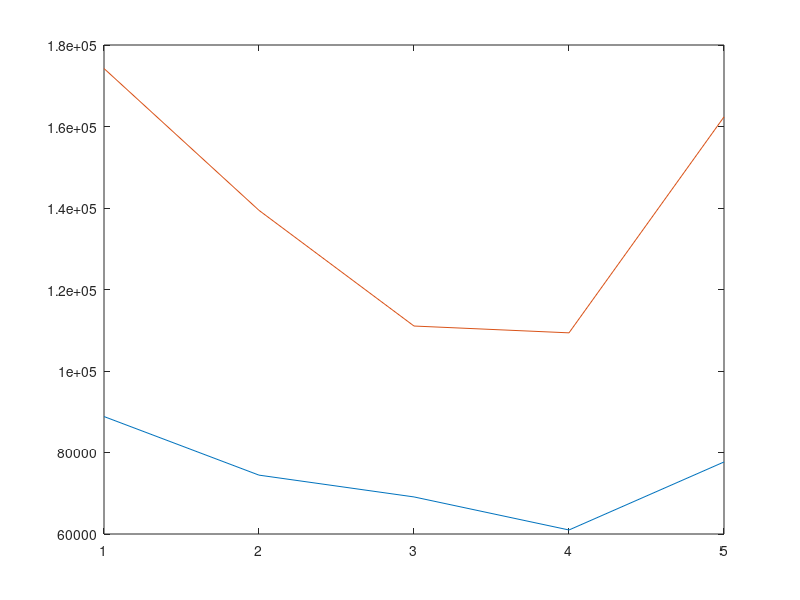

Write MATLAB code to recreate this figure. (Note: this script raises an error after producing the figure.)
clear all
clc

X = {'0%'; '1%'; '3%'; '5%'; '7%'};
Y1 = [88825, 74446, 69098, 60987, 77678];             %L457
Y2 = [174235, 139423, 111036, 109364, 162366];        %BC

plot(Y1);
hold on
plot(Y2);

ax = gca;
ax.YAxis.Exponent = 0;
set(gca,'xtick',[1:5],'xticklabel',X)

ylim([20e3 20e4])            %L457: ylim([0 9.75e4])         BC: ylim([0 18.75e4])
xlim([0.375 5.625])

grid on
text(1:length(Y1),Y1,num2str(Y1'),'vert','bottom','horiz','center');
text(1:length(Y2),Y2,num2str(Y2'),'vert','bottom','horiz','center');
legend('Fisrt Environment', 'Second Environment')
xlabel('HIW contribution in constructing 2-simplices')
ylabel('Observations')